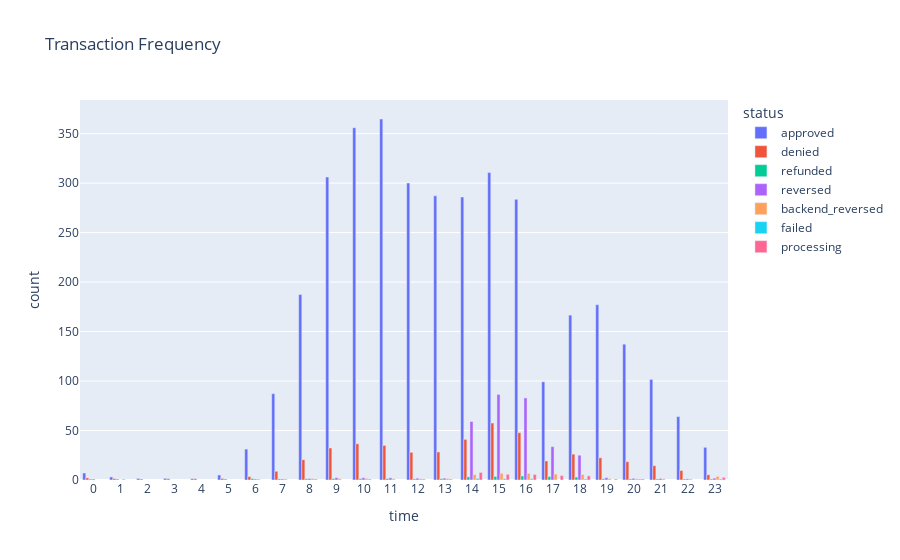

Source (notebook cell):
### Code cell
dfp = dfp.reset_index()
print(dfp)

fig = px.bar(dfp, x= 'time', y = 'count', color="status", title='Transaction Frequency')
fig.update_layout(barmode='group', xaxis = dict(tickmode = 'linear'))
fig.show()

### Figure 1 — Plotly figure (JSON) as saved in the notebook; plotly's stock layout.template omitted (floating-point values rounded to 4 significant figures)
{"data": [{"alignmentgroup": "True", "hovertemplate": "status=approved<br>time=%{x}<br>count=%{y}<extra></extra>", "legendgroup": "approved", "marker": {"color": "#636efa", "pattern": {"shape": ""}}, "name": "approved", "offsetgroup": "approved", "orientation": "v", "showlegend": true, "textposition": "auto", "type": "bar", "x": [0, 1, 2, 3, 4, 5, 6, 7, 8, 9, 10, 11, 12, 13, 14, 15, 16, 17, 18, 19, 20, 21, 22, 23], "xaxis": "x", "y": [7.05, 3.105, 1.591, 1.654, 1.333, 5.089, 31.23, 87.22, 187.4, 306.1, 356.0, 364.8, 300.1, 287.1, 285.9, 310.6, 283.6, 99.24, 166.6, 177.1, 137.2, 101.7, 64.05, 33.02], "yaxis": "y"}, {"alignmentgroup": "True", "hovertemplate": "status=denied<br>time=%{x}<br>count=%{y}<extra></extra>", "legendgroup": "denied", "marker": {"color": "#EF553B", "pattern": {"shape": ""}}, "name": "denied", "offsetgroup": "denied", "orientation": "v", "showlegend": true, "textposition": "auto", "type": "bar", "x": [0, 1, 2, 3, 4, 5, 6, 7, 8, 9, 10, 11, 12, 13, 14, 15, 16, 17, 18, 19, 20, 21, 22, 23], "xaxis": "x", "y": [2.184, 1.522, 1, 1.308, 1.25, 1.556, 3.429, 8.817, 20.5, 32.37, 36.62, 34.93, 28, 28.35, 41.05, 57.59, 47.81, 19.24, 26.14, 22.45, 18.5, 14.45, 9.567, 5.315], "yaxis": "y"}, {"alignmentgroup": "True", "hovertemplate": "status=refunded<br>time=%{x}<br>count=%{y}<extra></extra>", "legendgroup": "refunded", "marker": {"color": "#00cc96", "pattern": {"shape": ""}}, "name": "refunded", "offsetgroup": "refunded", "orientation": "v", "showlegend": true, "textposition": "auto", "type": "bar", "x": [0, 1, 5, 6, 7, 8, 9, 10, 11, 12, 13, 14, 15, 16, 17, 18, 19, 20, 21, 22, 23], "xaxis": "x", "y": [1, 1, 1, 1.5, 1.1, 1.25, 1.37, 1.333, 1.478, 1.118, 1.348, 3.194, 3.627, 4.083, 3.476, 2.968, 1.226, 1.083, 1.062, 1, 1], "yaxis": "y"}, {"alignmentgroup": "True", "hovertemplate": "status=reversed<br>time=%{x}<br>count=%{y}<extra></extra>", "legendgroup": "reversed", "marker": {"color": "#ab63fa", "pattern": {"shape": ""}}, "name": "reversed", "offsetgroup": "reversed", "orientation": "v", "showlegend": true, "textposition": "auto", "type": "bar", "x": [0, 6, 7, 8, 9, 10, 11, 12, 13, 14, 15, 16, 17, 18, 19, 20, 21, 22, 23], "xaxis": "x", "y": [1, 1, 1.048, 1.472, 2.34, 2.314, 2.176, 1.83, 1.829, 59.16, 86.47, 82.93, 33.7, 25.08, 2.353, 1.681, 1.586, 1.2, 1.889], "yaxis": "y"}, {"alignmentgroup": "True", "hovertemplate": "status=backend_reversed<br>time=%{x}<br>count=%{y}<extra></extra>", "legendgroup": "backend_reversed", "marker": {"color": "#FFA15A", "pattern": {"shape": ""}}, "name": "backend_reversed", "offsetgroup": "backend_reversed", "orientation": "v", "showlegend": true, "textposition": "auto", "type": "bar", "x": [1, 6, 7, 8, 9, 10, 11, 12, 13, 14, 15, 16, 17, 18, 19, 20, 21, 22, 23], "xaxis": "x", "y": [1, 1, 1.091, 1.556, 1.571, 1.622, 1.278, 1.409, 1.6, 5.484, 6.778, 6.731, 6.045, 5.581, 1.4, 1.222, 1.25, 1, 3.667], "yaxis": "y"}, {"alignmentgroup": "True", "hovertemplate": "status=failed<br>time=%{x}<br>count=%{y}<extra></extra>", "legendgroup": "failed", "marker": {"color": "#19d3f3", "pattern": {"shape": ""}}, "name": "failed", "offsetgroup": "failed", "orientation": "v", "showlegend": true, "textposition": "auto", "type": "bar", "x": [8, 10, 12, 13, 14, 15, 16, 18, 20, 23], "xaxis": "x", "y": [1, 1, 1, 1, 1.583, 1.304, 1.2, 1, 1, 1], "yaxis": "y"}, {"alignmentgroup": "True", "hovertemplate": "status=processing<br>time=%{x}<br>count=%{y}<extra></extra>", "legendgroup": "processing", "marker": {"color": "#FF6692", "pattern": {"shape": ""}}, "name": "processing", "offsetgroup": "processing", "orientation": "v", "showlegend": true, "textposition": "auto", "type": "bar", "x": [14, 15, 16, 17, 18, 19, 20, 23], "xaxis": "x", "y": [7.615, 5.75, 5.595, 4.476, 4.2, 1, 1, 2.667], "yaxis": "y"}], "layout": {"barmode": "group", "legend": {"title": {"text": "status"}, "tracegroupgap": 0}, "title": {"text": "Transaction Frequency"}, "xaxis": {"anchor": "y", "domain": [0, 1], "tickmode": "linear", "title": {"text": "time"}}, "yaxis": {"anchor": "x", "domain": [0, 1], "title": {"text": "count"}}}}
